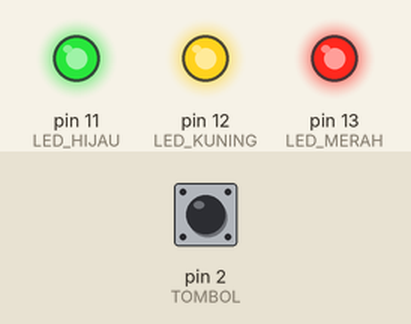
This sketch was run on a simulated Arduino Uno, built with avr-gcc and run on an emulated ATmega328P. Parts: output pins drawn as LEDs (lit = HIGH). The inputs (shaded band) are chosen by the test bench; at power-on: pin 2 (TOMBOL) HIGH.

Above: at 1.2 s.
1.3 s: pin 2 (TOMBOL) pulled LOW for 0.15 s
At 2.3 s:
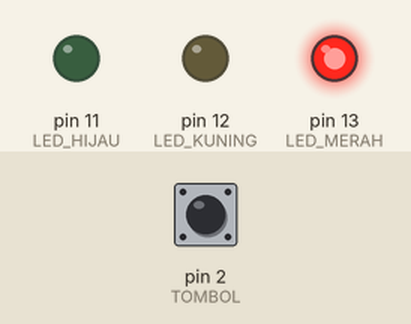
2.9 s: pin 2 (TOMBOL) pulled LOW for 1 s
At 4.8 s:
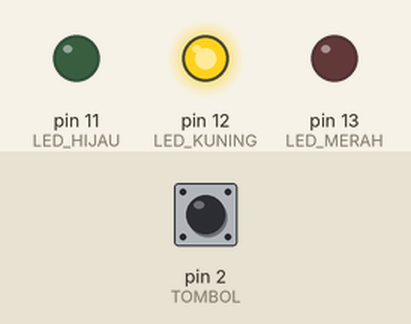
5.4 s: pin 2 (TOMBOL) pulled LOW for 0.15 s
At 6.6 s:
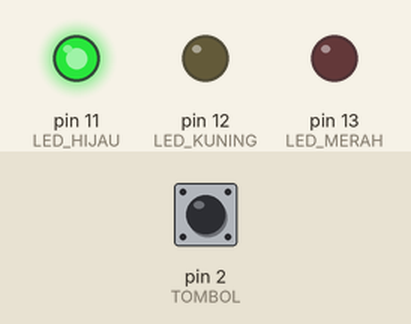
7.0 s: pin 2 (TOMBOL) pulled LOW for 3.2 s
At 10.8 s:
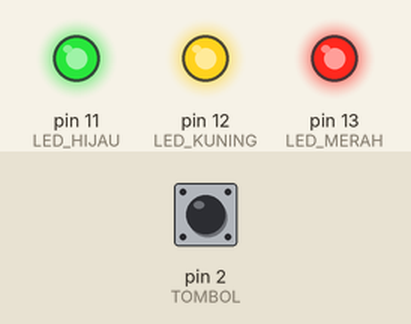
Timing chart, 0 to 12.3 s (numbered marks = the images above; inputs shaded):
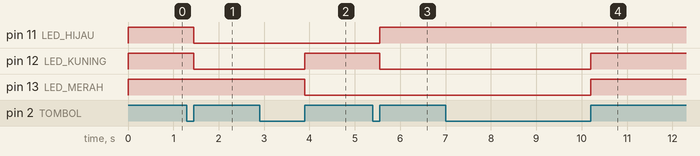

The sketch:

percobaan2-1.ino
```cpp
#define LED_MERAH   13
#define LED_KUNING  12
#define LED_HIJAU   11
#define TOMBOL      2

int state = 1;
int input_sblm = HIGH;
int tepi_naik = HIGH;

void state_1();
void state_2();
void state_3();
void state_4();

void setup() {
  pinMode(LED_MERAH, OUTPUT);
  pinMode(LED_KUNING, OUTPUT);
  pinMode(LED_HIJAU, OUTPUT);
  pinMode(TOMBOL, INPUT_PULLUP);
}

void loop() {
  int input = digitalRead(TOMBOL);

  if(input == LOW && input_sblm == HIGH){
    input_sblm = input;
  }
  else if(input == HIGH && input_sblm == LOW){
    input_sblm = input;
    tepi_naik = LOW;
  }

  switch(state){
    case 1:
      state_1();
      if(tepi_naik == LOW){
        state = 2;
      }
      break;
    case 2:
      state_2();
      if(tepi_naik == LOW){
        state = 3;
      }
      break;
    case 3:
      state_3();
      if(tepi_naik == LOW){
        state = 4;
      }
      break;
    case 4:
      state_4();
      if(tepi_naik == LOW){
        state = 1;
      }
      break;
  }

  tepi_naik = HIGH;
}

void state_1() {
  digitalWrite(LED_MERAH, HIGH);
  digitalWrite(LED_KUNING, HIGH);
  digitalWrite(LED_HIJAU, HIGH);
}
void state_2(){
  digitalWrite(LED_MERAH, HIGH);
  digitalWrite(LED_KUNING, LOW);
  digitalWrite(LED_HIJAU, LOW);
}
void state_3(){
  digitalWrite(LED_MERAH, LOW);
  digitalWrite(LED_KUNING, HIGH);
  digitalWrite(LED_HIJAU, LOW);
}
void state_4(){
  digitalWrite(LED_MERAH, LOW);
  digitalWrite(LED_KUNING, LOW);
  digitalWrite(LED_HIJAU, HIGH);
}
```

Measured:
- after the input at 1.3 s, pin 11 (LED_HIJAU), pin 12 (LED_KUNING): HIGH → LOW after 0.15 s
- after the input at 2.9 s, pin 12 (LED_KUNING): LOW → HIGH after 1.0 s; pin 13 (LED_MERAH): HIGH → LOW after 1.0 s
- after the input at 5.4 s, pin 11 (LED_HIJAU): LOW → HIGH after 0.15 s; pin 12 (LED_KUNING): HIGH → LOW after 0.15 s
- after the input at 7.0 s, pin 12 (LED_KUNING), pin 13 (LED_MERAH): LOW → HIGH after 3.2 s
